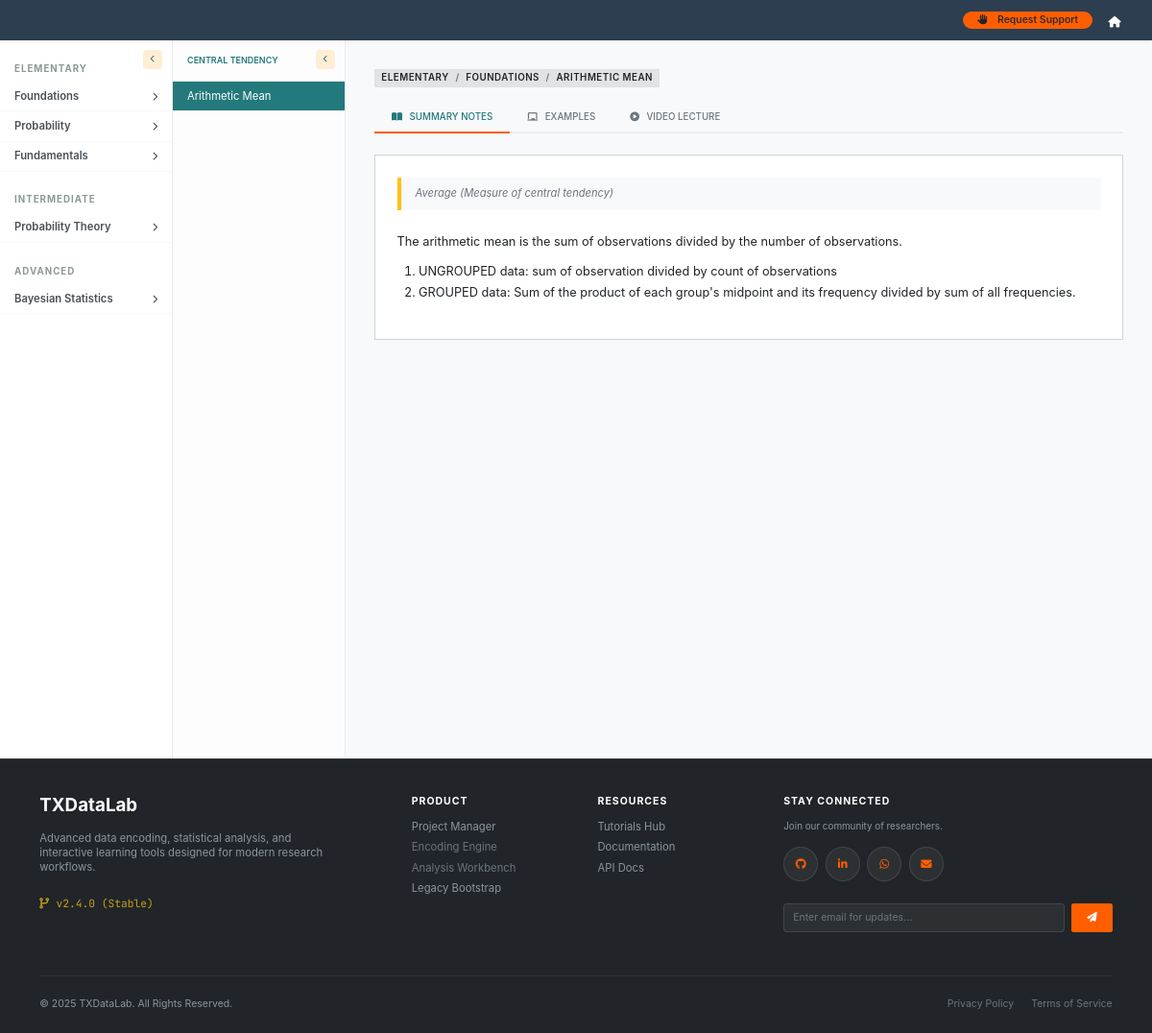
The page /tutorials/lesson/1 on the database its author committed.
### app/app_database/tutorials_models.py (models this page shows, shortened)
class TutorialLevel(db.Model):
    __tablename__ = "tutorial_levels"
    id = db.Column(db.Integer, primary_key=True)
    title = db.Column(db.String(120), nullable=False, unique=True)
    description = db.Column(db.Text)
    sections = db.relationship(
        "TutorialSection",
        back_populates="level",
        cascade="all, delete-orphan",
        lazy="select"
    )

class TutorialSection(db.Model):
    __tablename__ = "tutorial_sections"
    id = db.Column(db.Integer, primary_key=True)
    level_id = db.Column(db.Integer, db.ForeignKey("tutorial_levels.id"), nullable=False)
    title = db.Column(db.String(200), nullable=False)
    description = db.Column(db.Text)
    level = db.relationship("TutorialLevel", back_populates="sections")
    topics = db.relationship(
        "TutorialTopic",
        back_populates="section",
        cascade="all, delete-orphan",
        lazy="select"
    )

class TutorialTopic(db.Model):
    __tablename__ = "tutorial_topics"
    id = db.Column(db.Integer, primary_key=True)
    section_id = db.Column(db.Integer, db.ForeignKey("tutorial_sections.id"), nullable=False)
    title = db.Column(db.String(200), nullable=False)
    description = db.Column(db.Text)
    section = db.relationship("TutorialSection", back_populates="topics")
    subtopics = db.relationship(
        "TutorialSubtopic",
        back_populates="topic",
        cascade="all, delete-orphan",
        lazy="select"
    )

class TutorialSubtopic(db.Model):
    __tablename__ = "tutorial_subtopics"
    id = db.Column(db.Integer, primary_key=True)
    topic_id = db.Column(db.Integer, db.ForeignKey("tutorial_topics.id"), nullable=False)
    title = db.Column(db.String(200), nullable=False)
    short_description = db.Column(db.Text)
    definition_text = db.Column(db.Text)         # Supports MathText, LaTeX, plain text
    video_url = db.Column(db.String(300))        # External video link or embed URL
    examples = db.Column(JSON, default=dict)
    created_at = db.Column(db.DateTime, default=datetime.utcnow)
    topic = db.relationship("TutorialTopic", back_populates="subtopics")

### app/app_tutorials/tutorials.py (the view)
@tutorials_bp.route('/lesson/<int:subtopic_id>')
def view(subtopic_id):
    levels = TutorialLevel.query.order_by(TutorialLevel.id).all()
    subtopic = TutorialSubtopic.query.get_or_404(subtopic_id)
    return render_template('tutorials/view_tutorials.html',
                           levels=levels,
                           active_subtopic=subtopic)

### app/app_tutorials/templates/tutorials/view_tutorials.html (shortened to what this page needs)
{% extends "tutorials/base_tutorials.html" %}
{% block tutorial_content %}
{% if active_subtopic %}
    <div class="d-flex justify-content-between align-items-center mb-2">
        <div>
            <span class="badge bg-secondary-subtle text-dark border rounded-0 mb-2"
                  style="font-weight: 600; font-size: 0.65rem; text-transform: uppercase; letter-spacing: 0.5px;">
                {{ active_subtopic.topic.section.level.title }}
                <span class="text-muted mx-1">/</span>
                {{ active_subtopic.topic.section.title }}
                 <span class="text-muted mx-1">/</span>
                {{ active_subtopic.title }}
            </span>
        </div>
    </div>
    <ul class="nav nav-tabs tutorial-tabs" id="tutorialTabs" role="tablist">
        <li class="nav-item" role="presentation">
            <button class="nav-link active" id="notes-tab" data-bs-toggle="tab" data-bs-target="#notes" type="button" role="tab">
                <i class="fas fa-book-open"></i>Summary Notes
            </button>
        </li>
        <li class="nav-item" role="presentation">
            <button class="nav-link" id="blackboard-tab" data-bs-toggle="tab" data-bs-target="#blackboard" type="button" role="tab">
                <i class="fas fa-chalkboard"></i>Examples
            </button>
        </li>
        <li class="nav-item" role="presentation">
            <button class="nav-link" id="video-tab" data-bs-toggle="tab" data-bs-target="#video" type="button" role="tab">
                <i class="fas fa-play-circle"></i>Video Lecture
            </button>
        </li>
    </ul>
    <div class="tab-content" id="tutorialTabsContent">
        <div class="tab-pane fade show active" id="notes" role="tabpanel">
            <div class="row">
                <div class="col-lg-12">
                    <div class="content-box tex2jax_process">
                        {% if active_subtopic.short_description %}
                            <div class="alert bg-light border-0 border-start border-4 border-warning rounded-0 py-2 mb-4">
                                <p class="mb-0 text-muted small fst-italic">{{ active_subtopic.short_description }}</p>
                            </div>
                        {% endif %}
                        <div class="table-responsive">
                            {{ active_subtopic.definition_text | safe }}
                        </div>
                    </div>
                </div>
            </div>
        </div>
{% endif %}
{% endblock %}

### app/app_tutorials/templates/tutorials/base_tutorials.html (shortened to what this page needs)
{% extends "layout.html" %}
{% block content %}
<div class="tutorial-container">
    <div id="sidebar-curr" class="sidebar-curriculum">
        <button class="toggle-btn" onclick="toggleSidebar('curr')" title="Collapse Sidebar">
            <i class="fas fa-chevron-left"></i>
        </button>
        {% for level in levels %}
            <div class="level-header">{{ level.title }}</div>
            {% for section in level.sections %}
                {% set current_topic_id = active_topic.id if active_topic else (active_subtopic.topic.id if active_subtopic else -1) %}
                {% set is_section_active = False %}
                {% for t in section.topics %}
                    {% if t.id == current_topic_id %}{% set is_section_active = True %}{% endif %}
                {% endfor %}
                <div class="section-toggler {% if is_section_active %}active{% endif %}"
                     onclick="toggleSection('sec-{{ section.id }}', this)">
                    <span>{{ section.title }}</span>
                    <i class="fas fa-chevron-right {% if is_section_active %}fa-rotate-90{% endif %}" style="font-size: 0.6rem;"></i>
                </div>
            {% endfor %}
        {% endfor %}
    </div>
    {% if active_topic or active_subtopic %}
        {% set current_topic = active_topic if active_topic else active_subtopic.topic %}
        <div id="sidebar-sub" class="sidebar-subtopic">
            <button class="toggle-btn" onclick="toggleSidebar('sub')" title="Collapse Lessons">
                <i class="fas fa-chevron-left"></i>
            </button>
            <div class="subtopic-header">
                {{ current_topic.title }}
            </div>
            {% for sub in current_topic.subtopics %}
                <a href="{{ url_for('tutorials.view', subtopic_id=sub.id) }}"
                   class="subtopic-link {% if active_subtopic and active_subtopic.id == sub.id %}active{% endif %}">
                    {{ sub.title }}
                </a>
            {% endfor %}
        </div>
    {% endif %}
    <div class="main-content-area">
        {% if active_topic or active_subtopic %}
            {% block tutorial_content %}{% endblock %}
        {% endif %}
    </div>
</div>
{% endblock %}

### app/static/css/style.css (style rules this page uses)
:root { --fluidcore-teal: #23797c; --fluidcore-accent: #5eff00; --fluidcore-orange: #ff5e00; --fluidcore-red: #ff947c; --fluidcore-gold: #c5a017; --fluidcore-cream: #ffeed4; --app-bg: #ffffff; --app-sidebar-bg: #f8f9fa; --app-panel-bg: #ffffff; --app-header-bg: #e9e4da; --app-border: #ced4da; --app-text-main: #212529; --app-text-muted: #6c757d; --radius-sm: 2px; --radius-md: 4px; --font-xs: 0.7rem; --font-sm: 0.78rem; --font-base: 0.825rem; --font-ui: -apple-system, BlinkMacSystemFont, "Segoe UI", Roboto, "Helvetica Neue", Arial, sans-serif; --font-mono: 'JetBrains Mono', 'Consolas', monospace; }
html { font-size: 15px; }
body { font-family: var(--font-ui); font-size: var(--font-base); color: var(--app-text-main); background-color: var(--app-bg); padding-top: 2.8rem; line-height: 1.35; -webkit-font-smoothing: antialiased; -moz-osx-font-smoothing: grayscale; }
p { margin-bottom: 0.6rem; }

### app/app_tutorials/templates/tutorials/base_tutorials.html (style rules this page uses)
.tutorial-container { display: flex; height: calc(100vh - 3.5rem); overflow: hidden; background-color: #f8f9fa; }
.sidebar-curriculum { width: 180px; min-width: 180px; background: #fff; border-right: 1px solid #e9ecef; overflow-y: auto; transition: margin-left 0.3s ease; position: relative; z-index: 10; }
.sidebar-subtopic { width: 180px; min-width: 180px; background: #fdfdfd; border-right: 1px solid #e9ecef; overflow-y: auto; transition: margin-left 0.3s ease; position: relative; z-index: 5; }
.main-content-area { flex: 1; overflow-y: auto; padding: 2rem; background-color: #f8f9fa; position: relative; }
.toggle-btn { position: absolute; top: 10px; right: 10px; width: 20px; height: 20px; border-radius: 4px; background: var(--fluidcore-cream); color: var(--fluidcore-teal); border: none; display: flex; align-items: center; justify-content: center; cursor: pointer; font-size: 0.5rem; z-index: 20; }
.level-header { font-size: 0.65rem; font-weight: 700; text-transform: uppercase; letter-spacing: 1px; color: #8b9996ff; padding: 1.5rem 1rem 0.5rem; }
.section-toggler { display: flex; justify-content: space-between; align-items: center; padding: 0.5rem 1rem; font-size: 0.75rem; font-weight: 600; color: #495057; cursor: pointer; border-bottom: 1px solid #f8f9fa; }
.subtopic-header { padding: 1rem; font-size: 0.6rem; font-weight: 600; text-transform: uppercase; color: var(--fluidcore-teal); border-bottom: 1px solid #e9ecef; background: #fdfdfd; white-space: nowrap; overflow: hidden; text-overflow: ellipsis; }
.subtopic-link { display: block; padding: 0.5rem 1rem; font-size: 0.75rem; color: #495057; text-decoration: none; border-bottom: 1px solid #f8f9fa; }
.subtopic-link.active { background-color: var(--fluidcore-teal); color: #fff; }

### app/app_tutorials/templates/tutorials/view_tutorials.html (style rules this page uses)
.tutorial-tabs { border-bottom: 2px solid #e9ecef; margin-bottom: 1.5rem; }
.tutorial-tabs .nav-link { border: none; border-bottom: 2px solid transparent; color: var(--app-text-muted); font-size: 0.65rem; font-weight: 500; text-transform: uppercase; padding: 0.6rem 1.2rem; margin-bottom: -2px; border-radius: 0; transition: all 0.2s ease; }
.tutorial-tabs .nav-link.active { color: var(--fluidcore-teal); background-color: transparent; border-bottom: 2px solid var(--fluidcore-orange); }
.tutorial-tabs .nav-link i { margin-right: 0.5rem; font-size: 0.65rem; }
.content-box { background: #fff; border: 1px solid var(--app-border); padding: 1.5rem; border-radius: 0; font-size: 0.85rem; line-height: 1.7; }
.content-box ul, .content-box ol, .blackboard-container ul, .blackboard-container ol { padding-left: 1.5rem; margin-bottom: 1rem; }

### rows shown on the page
TutorialLevel: title "ELEMENTARY", topic.section.level "ELEMENTARY"
TutorialSection: title "Foundations", topic.section "FOUNDATIONS"
TutorialSection: title "Probability"
TutorialSection: title "Fundamentals"
TutorialLevel: title "INTERMEDIATE"
TutorialSection: title "Probability Theory"
TutorialLevel: title "ADVANCED"
TutorialSection: title "Bayesian Statistics"
TutorialTopic: title "CENTRAL TENDENCY"
TutorialSubtopic: title "Arithmetic Mean", title "ARITHMETIC MEAN", short_description "Average (Measure of central tendency)", definition_text "The arithmetic mean is the sum of observations divided by the number of observations. UNGROUPED data: sum of observation divided by count of observations GROUPED data: Sum of the product of each group's midpoint and its frequency divided by sum of all frequencies."
